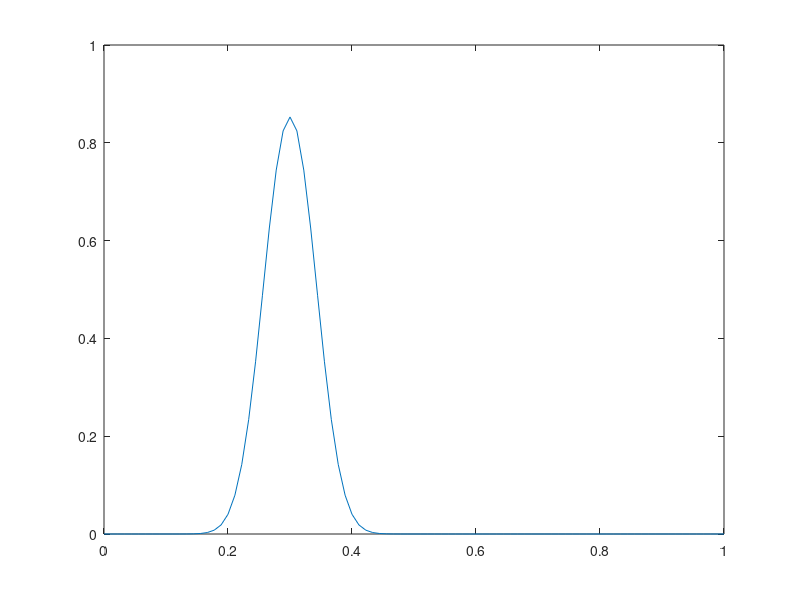

Source code (MATLAB): (Note: this script raises an error after producing the figure.)
% x = linspace(0,1,500) 
f=@(x)exp(-400*(x-0.3).^2) % condicion inicial 
N=50;
L=1;
b=zeros(N,1);
for n=1:N 
    b(n)= 2*integral(@(x) f(x).*sin(n*pi*x/L),0,L); 
    
end

n=90;
dx=L/n;
dt=0.01;
c=1;
sigma2=((c*dt)/dx)^2;
B=zeros(n-1);
for i=2: n-2
    B(i,i)=2*(1-sigma2);
    B(i,i+1)=sigma2;
    B(i,i-1)=sigma2;
end
B(1,1)=2*(1-sigma2);
B(n-1,n-1)=2*(1-sigma2);
B(1,2)=sigma2;
B(n-1,n-2)=sigma2;
x=linspace(0,L,n+1);
u0=f(x);
figure(1)
plot(x,u0)

u0 = u0(:);
u0 = u0(2:end-1);

u1=0.5*B*u0;

nt=100;
ut = zeros(n-1,nt+1);
ut(:,1) = u0;
for i= 1:nt
    u=B*u1-u0;
    ut(:, i+1) = u;
    
    u0=u1;
    u1=u;
    figure(1)
    t=(i+1)*dt;
    plot(x,[0;u;0])
    hold on 
    plot(x,fourier(t,x,b),"--")
    hold off
    ylim([-1.1, 1.1])
    title(sprintf('t=%f', t))
    drawnow
    pause(0.1)
end

save u.mat ut x dt
